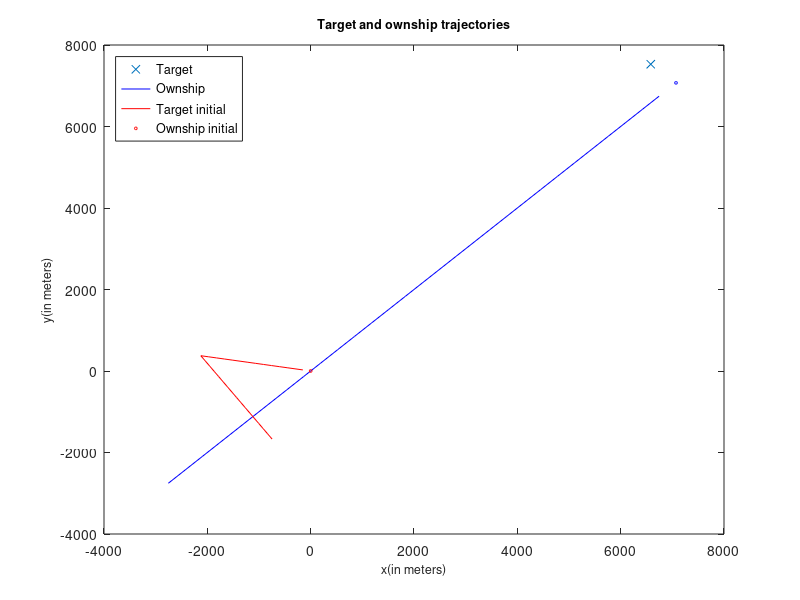

The MATLAB source for this figure:
%script
rangeVar = 1;
thetaVar = 6;
velocityVar = 10;
% targetInit = [7071; 7071; 225; 7.72];
% ownshipInit = [0; 0; 170; 2.57];
targetInit = [7071; 7071; -5.4589; -5.4589];
ownshipInit = [0; 0; -2.5310; .4463];
ownshipState = ownshipInit;
targetState = targetInit;
targetStateLog = [];
ownshipStateLog = [];
startTime = 60;
time = startTime;
finalTime = 1800;
timeStep = 60;

%Initial Measurements
bearing = atan2(targetInit(1)-ownshipInit(1),targetInit(2)-ownshipInit(2))*180/pi + (thetaVar * randn());
distance = sqrt((targetInit(1)-ownshipInit(1)+(rangeVar * randn()))^2+(targetInit(2)-ownshipInit(2)+(rangeVar * randn()))^2);
targetEst = [distance*cosd(bearing);
             distance*sind(bearing);
             0;
             0];
targetEstLog = [targetEst];
P = [0 0 0 0;
     0 0 0 0;
     0 0 velocityVar^2 0;
     0 0 0 velocityVar^2];
Q = [rangeVar^2 0;
     0 rangeVar^2];

 
 
%Simulation
for i = startTime:timeStep:finalTime
    time = i;
    
%move vehicle and target
if(time == 900)
    ownshipState(3) = 1.4371;
    ownshipState(4) = -2.1306;
end
ownshipState = [ownshipState(1) + ownshipState(3)*timeStep;
    ownshipState(2) + ownshipState(4)*timeStep;
    ownshipState(3);
    ownshipState(4)];
ownshipStateLog = [ownshipStateLog ownshipState];
targetState = [targetState(1) + targetState(3)*timeStep;
    targetState(2) + targetState(4)*timeStep;
    targetState(3);
    targetState(4)];
targetStateLog = [targetStateLog targetState];

%Measure
varry = rangeVar * randn();
distance = sqrt((targetState(1)-ownshipInit(1)+varry)^2+(targetState(2)-ownshipInit(2)+varry)^2);%Check the variance method

%Estimation


end

%Figure
plot(targetEst(1),targetEst(2),'x')
hold on
plot(targetStateLog(1,:),targetStateLog(2,:),'-b')
hold on
plot(ownshipStateLog(1,:),ownshipStateLog(2,:),'-r')
hold on
plot(ownshipInit(1),ownshipInit(2),'or', 'MarkerSize', 2)
hold on
plot(targetInit(1),targetInit(2),'ob', 'MarkerSize', 2)
legend('Target','Ownship','Target initial','Ownship initial')
%plot(ownshipStateLog(1,:),ownshipStateLog(2,:),'o')
legend('Location','northwest')
xlim([-4000 8000])
ylim([-4000 8000])
xlabel('x(in meters)','FontSize',9)
ylabel('y(in meters)','FontSize',9)
title('Target and ownship trajectories','FontSize',9)

hold on
